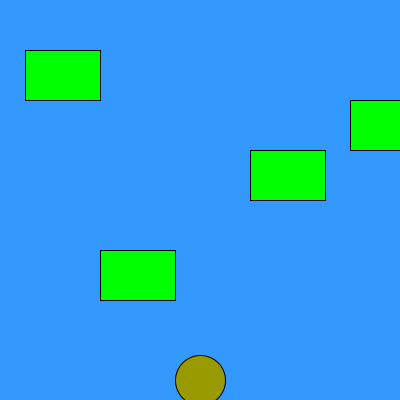
Frame 1 (no input)
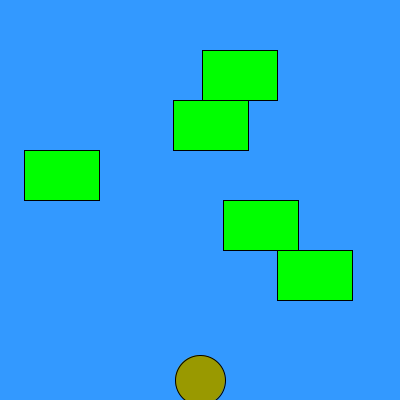
Frame 60 (the mouse pressed at the canvas centre just before this capture)
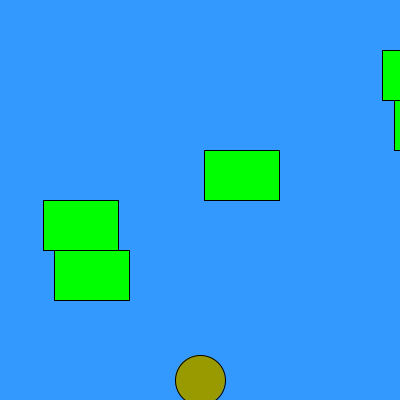
Frame 120 (the mouse held since frame 60 and released just before this capture)

The Processing sketch that drew these frames (run headless with seeded random() and noise(); from frame 60 on, the mouse is pressed at the canvas centre):

// Processing sketch: Frogger
// ── Frogger.pde
int frogHopDist=25;
int frogX=200;
int frogY=380;
Car c1 = new Car (25,50,75,3);
Car c2 = new Car (350,100,75,3);
Car c3 = new Car (250,150,75,3);
Car c4 = new Car (400,200,75,3);
Car c5 = new Car (100,250,75,3);
void setup(){
size(400,400);

}
void draw(){
  background(51,153,255);
  fill(153, 153, 0);
  ellipse(frogX,frogY,50,50);
  boundary();
  c1.display();
  c1.moveRight();
  c2.display();
  c2.moveLeft();
  c3.display();
  c3.moveRight();
  c4.display();
  c4.moveLeft();
  c5.display();
  c5.moveRight();
  if(intersects(c1) || intersects(c2)|| intersects(c3) || intersects(c4) ||  intersects(c5)){
    println("Hit by car");
  }
  if(frogY==0){
    text("Yayy you win!", 200, 200);
    textSize(20);
  }
  
 

}
void keyPressed()
{
  if(key == CODED){
      if(keyCode == UP)
      {
      frogY = frogY - frogHopDist;
      }
      else if(keyCode == DOWN)
      {
         frogY = frogY + frogHopDist;
      }
      else if(keyCode == RIGHT)
      {
         frogX = frogX + frogHopDist;
      }
      else if(keyCode == LEFT)
      {
         frogX = frogX - frogHopDist;
      }
   }
}
void boundary()
{
if(frogX > 400){
  frogX = 350;
}
 if(frogY > 400){
  frogY = 350;
 }
if(frogX< 0){
  frogX = 50;
}
if(frogY < 0){
  frogY = 50;
}
}




public class Car{
int carX;
int carY;
int carLength;
int carSpeed;

public Car(int carX, int carY, int carLength, int carSpeed){
  this.carX = carX;
  this.carY = carY;
  this.carLength = carLength;
  this.carSpeed = carSpeed;
}
void display() 
  {
    fill(0,255,0);
    rect(carX, carY, carLength, 50);
  }

void moveLeft(){
this.carX = carX - carSpeed;
if(this.carX < 0){
this.carX = 400;
}
}

void moveRight(){
this.carX = carX + carSpeed;
if(this.carX > 400){
this.carX = 0;
}
}
public int getCarX(){
return carX;
}
public int getCarY(){
return carY; 
}
public int getCarLength(){
return carLength;
}
public int getCarSpeed(){
  return carSpeed;
}


}
 boolean intersects(Car c1) {
if ((frogY > c1.getCarY() && frogY < c1.getCarY()+50) && (frogX > c1.getCarX() && frogX < c1.getCarX()+c1.getCarLength())){
          frogX = 200;
          frogY = 380;
          return true;
}  else{
        return false;
}
}
